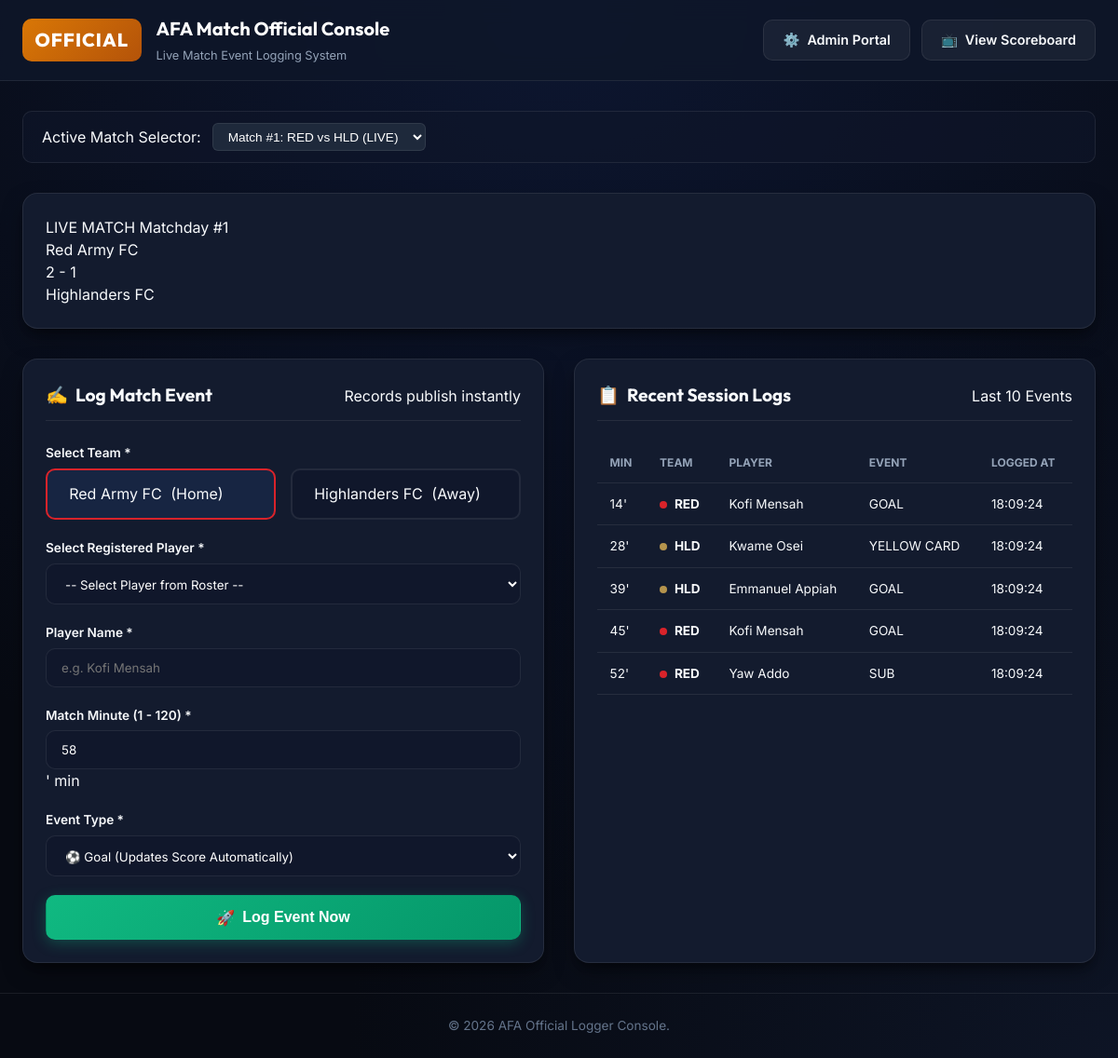
The app's page /logger.php, older data.
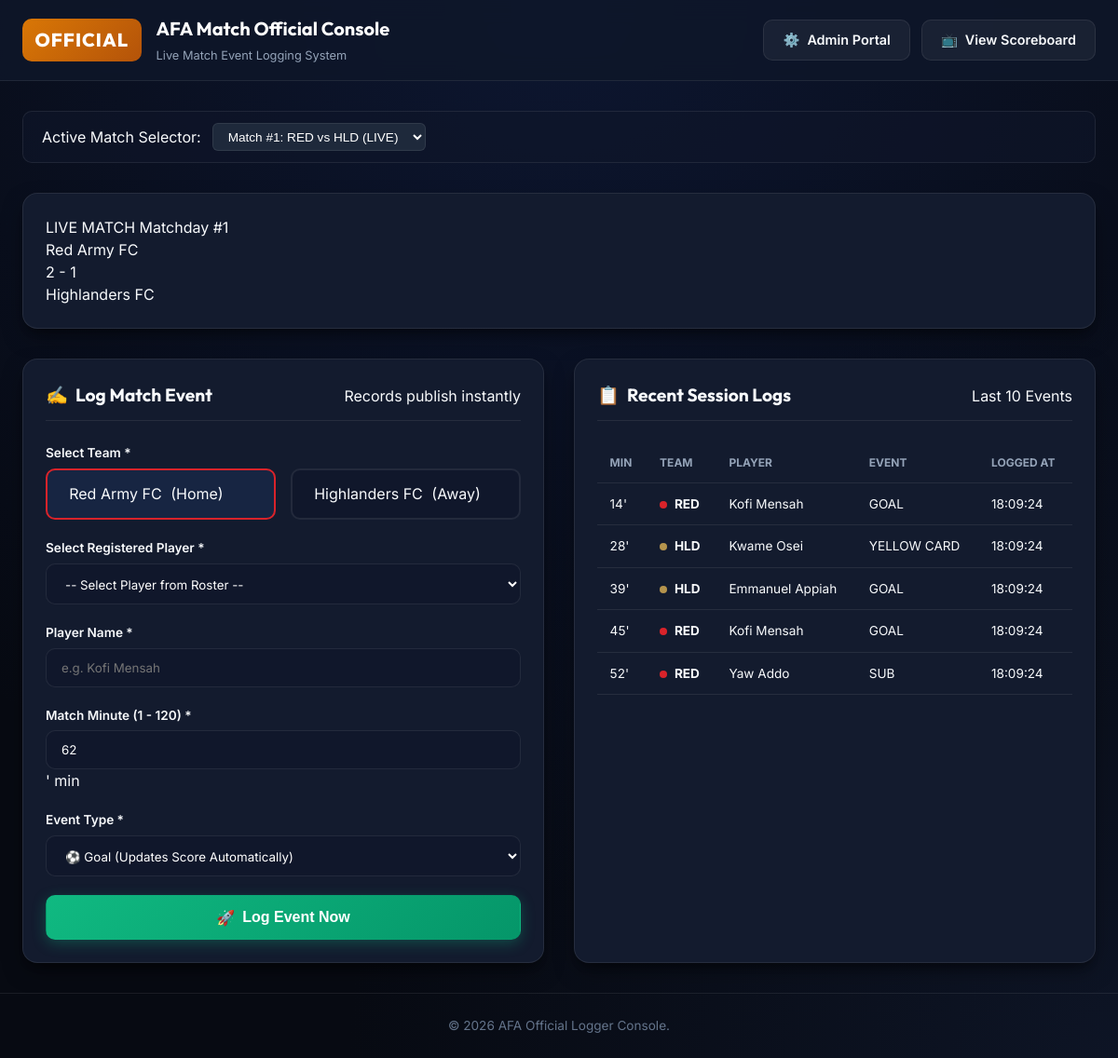
The same page, newer data.
### tables this page shows
CREATE TABLE `matches` (
  `id` INT AUTO_INCREMENT PRIMARY KEY,
  `home_team_id` INT NOT NULL,
  `away_team_id` INT NOT NULL,
  `home_score` INT DEFAULT 0,
  `away_score` INT DEFAULT 0,
  `status` ENUM('scheduled', 'live', 'completed') DEFAULT 'live',
  `match_minute` INT DEFAULT 0,
  `match_date` DATETIME DEFAULT CURRENT_TIMESTAMP,
  `created_at` TIMESTAMP DEFAULT CURRENT_TIMESTAMP,
  FOREIGN KEY (`home_team_id`) REFERENCES `teams`(`id`) ON DELETE CASCADE,
  FOREIGN KEY (`away_team_id`) REFERENCES `teams`(`id`) ON DELETE CASCADE
);

CREATE TABLE `teams` (
  `id` INT AUTO_INCREMENT PRIMARY KEY,
  `name` VARCHAR(100) NOT NULL,
  `short_code` VARCHAR(10) NOT NULL,
  `hex_color` VARCHAR(10) NOT NULL DEFAULT '#333333',
  `logo_url` VARCHAR(255) DEFAULT NULL,
  `created_at` TIMESTAMP DEFAULT CURRENT_TIMESTAMP
);

### logger.php (the view, shortened to what the changed rows need)
<?php
require_once __DIR__ . '/db.php';
$selected_match_id = isset($_GET['match_id']) ? intval($_GET['match_id']) : 0;
if ($selected_match_id > 0) {
    $match_query = "SELECT m.*,
                           th.name AS home_name, th.short_code AS home_code, th.hex_color AS home_color,
                           ta.name AS away_name, ta.short_code AS away_code, ta.hex_color AS away_color
                    FROM matches m
                    JOIN teams th ON m.home_team_id = th.id
                    JOIN teams ta ON m.away_team_id = ta.id
                    WHERE m.id = ? LIMIT 1";
    $stmt = $conn->prepare($match_query);
    $stmt->bind_param("i", $selected_match_id);
    $stmt->execute();
    $match = $stmt->get_result()->fetch_assoc();
    $stmt->close();
} else {
    $match_query = "SELECT m.*,
                           th.name AS home_name, th.short_code AS home_code, th.hex_color AS home_color,
                           ta.name AS away_name, ta.short_code AS away_code, ta.hex_color AS away_color
                    FROM matches m
                    JOIN teams th ON m.home_team_id = th.id
                    JOIN teams ta ON m.away_team_id = ta.id
                    ORDER BY CASE WHEN m.status = 'live' THEN 1 ELSE 2 END, m.id DESC
                    LIMIT 1";
    $match_res = $conn->query($match_query);
    $match = $match_res ? $match_res->fetch_assoc() : null;
}
$all_matches_res = $conn->query("
    SELECT m.id, m.status, th.short_code AS home_code, ta.short_code AS away_code
    FROM matches m
    JOIN teams th ON m.home_team_id = th.id
    JOIN teams ta ON m.away_team_id = ta.id
    ORDER BY m.id DESC
");
$all_matches = [];
while ($am = $all_matches_res->fetch_assoc()) {
    $all_matches[] = $am;
}
if ($match) {
    $match_id = (int)$match['id'];
    $recent_events = [];
    $events_stmt = $conn->prepare("
        SELECT e.*, t.name AS team_name, t.short_code AS team_code, t.hex_color AS team_color
        FROM event_logs e
        JOIN teams t ON e.team_id = t.id
        WHERE e.match_id = ?
        ORDER BY e.created_at DESC
        LIMIT 10
    ");
    $events_stmt->bind_param("i", $match_id);
    $events_stmt->execute();
    $events_res = $events_stmt->get_result();
    while ($r = $events_res->fetch_assoc()) {
        $recent_events[] = $r;
    }
}
?>
<!DOCTYPE html>
<html lang="en">
<head>
    <link rel="stylesheet" href="style.css">
</head>
<body class="admin-theme">
    <header class="site-header admin-header">
        <div class="header-container">
            <div class="brand-identity">
                <div class="brand-text">
                    <h1>AFA Match Official Console</h1>
                </div>
            </div>
        </div>
    </header>
    <main class="main-content">
        <?php if (!$match): ?>
            <section class="card empty-state">
                <h2>No Active Match Available</h2>
                <p>Please create a match in the <a href="admin.php" style="color: #60a5fa;">Admin Portal</a> to begin logging events.</p>
            </section>
        <?php else: ?>
            <div class="match-switcher-bar">
                <label for="match-select">Active Match Selector: </label>
                <select id="match-select" onchange="location.href='logger.php?match_id=' + this.value;" class="form-control-xs">
                    <?php foreach ($all_matches as $am): ?>
                        <option value="<?php echo (int)$am['id']; ?>" <?php echo $am['id'] == $match['id'] ? 'selected' : ''; ?>>
                            Match #<?php echo (int)$am['id']; ?>: <?php echo htmlspecialchars($am['home_code']); ?> vs <?php echo htmlspecialchars($am['away_code']); ?> (<?php echo strtoupper($am['status']); ?>)
                        </option>
                    <?php endforeach; ?>
                </select>
            </div>
            <section class="card match-summary-card">
                <div class="summary-header">
                    <span class="badge badge-status"><?php echo strtoupper(htmlspecialchars($match['status'])); ?> MATCH</span>
                    <span class="match-title">Matchday #<?php echo (int)$match['id']; ?></span>
                </div>
                <div class="summary-scoreboard">
                    <div class="summary-team home">
                        <span class="name"><?php echo htmlspecialchars($match['home_name']); ?></span>
                    </div>
                    <div class="summary-score">
                        <span><?php echo (int)$match['home_score']; ?></span>
                        <span class="sep">-</span>
                        <span><?php echo (int)$match['away_score']; ?></span>
                    </div>
                    <div class="summary-team away">
                        <span class="name"><?php echo htmlspecialchars($match['away_name']); ?></span>
                    </div>
                </div>
            </section>
            <div class="logger-grid">
                <section class="card logger-form-card">
                    <div class="card-header">
                        <h2><span class="header-icon">✍️</span> Log Match Event</h2>
                        <span class="form-subtitle">Records publish instantly</span>
                    </div>
                    <form id="loggerForm" method="POST" action="process_event.php" novalidate>
                        <div class="form-group">
                            <label class="form-label">Select Team <span class="required">*</span></label>
                            <div class="team-radio-group">
                                <label class="team-radio-card">
                                    <div class="radio-content" style="--team-accent: <?php echo htmlspecialchars($match['home_color']); ?>;">
                                        <span class="team-chip-name"><?php echo htmlspecialchars($match['home_name']); ?></span>
                                        <span class="team-chip-role">(Home)</span>
                                    </div>
                                </label>
                                <label class="team-radio-card">
                                    <div class="radio-content" style="--team-accent: <?php echo htmlspecialchars($match['away_color']); ?>;">
                                        <span class="team-chip-name"><?php echo htmlspecialchars($match['away_name']); ?></span>
                                        <span class="team-chip-role">(Away)</span>
                                    </div>
                                </label>
                            </div>
                        </div>
                        <div class="form-group">
                            <label for="player_select" class="form-label">Select Registered Player <span class="required">*</span></label>
                            <select id="player_select" class="form-control">
                                <option value="">-- Select Player from Roster --</option>
                            </select>
                        </div>
                        <div class="form-group" id="manual-player-group">
                            <label for="player_name" class="form-label">Player Name <span class="required">*</span></label>
                            <input type="text" id="player_name" name="player_name" class="form-control" placeholder="e.g. Kofi Mensah" required maxlength="100">
                        </div>
                        <div class="form-group">
                            <label for="minute" class="form-label">Match Minute (1 - 120) <span class="required">*</span></label>
                            <div class="input-with-suffix">
                                <input type="number" id="minute" name="minute" min="1" max="120" value="<?php echo max(1, (int)$match['match_minute']); ?>" class="form-control" required placeholder="e.g. 45">
                                <span class="input-suffix">' min</span>
                            </div>
                        </div>
                        <div class="form-group">
                            <label for="event_type" class="form-label">Event Type <span class="required">*</span></label>
                            <select id="event_type" name="event_type" class="form-control" required>
                                <option value="goal">⚽ Goal (Updates Score Automatically)</option>
                            </select>
                        </div>
                        <div class="form-actions">
                            <button type="submit" class="btn btn-submit" id="submit-event-btn">
                                <span class="btn-icon">🚀</span> Log Event Now
                            </button>
                        </div>
                    </form>
                </section>
                <section class="card recent-logs-card">
                    <div class="card-header">
                        <h2><span class="header-icon">📋</span> Recent Session Logs</h2>
                        <span class="badge badge-secondary">Last 10 Events</span>
                    </div>
                    <div class="recent-logs-list">
                        <?php if (empty($recent_events)): ?>
                            <p class="no-logs">No events logged in this session yet.</p>
                        <?php else: ?>
                            <div class="table-wrapper">
                                <table class="admin-table">
                                    <thead>
                                        <tr>
                                            <th>Min</th>
                                            <th>Team</th>
                                            <th>Player</th>
                                            <th>Event</th>
                                            <th>Logged At</th>
                                        </tr>
                                    </thead>
                                    <tbody>
                                        <?php foreach ($recent_events as $ev): ?>
                                            <tr>
                                                <td><span class="min-pill"><?php echo (int)$ev['minute']; ?>'</span></td>
                                                <td>
                                                    <span class="team-indicator-dot" style="background-color: <?php echo htmlspecialchars($ev['team_color']); ?>;"></span>
                                                    <strong><?php echo htmlspecialchars($ev['team_code']); ?></strong>
                                                </td>
                                                <td><?php echo htmlspecialchars($ev['player_name']); ?></td>
                                                <td>
                                                    <span class="event-tag tag-<?php echo htmlspecialchars($ev['event_type']); ?>">
                                                        <?php echo strtoupper(str_replace('_', ' ', $ev['event_type'])); ?>
                                                    </span>
                                                </td>
                                                <td class="text-muted"><?php echo date('H:i:s', strtotime($ev['created_at'])); ?></td>
                                            </tr>
                                        <?php endforeach; ?>
                                    </tbody>
                                </table>
                            </div>
                        <?php endif; ?>
                    </div>
                </section>
            </div>
        <?php endif; ?>
    </main>
</body>
</html>

Row changes from the older to the newer data that the page shows:
changed matches "LIVE": minute "58" → "62"
